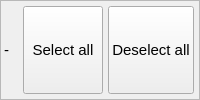
               <widget class="QFrame" name="frame_5">
                <property name="sizePolicy">
                 <sizepolicy hsizetype="Preferred" vsizetype="Minimum">
                  <horstretch>0</horstretch>
                  <verstretch>0</verstretch>
                 </sizepolicy>
                </property>
                <property name="minimumSize">
                 <size>
                  <width>0</width>
                  <height>0</height>
                 </size>
                </property>
                <property name="maximumSize">
                 <size>
                  <width>270</width>
                  <height>16777215</height>
                 </size>
                </property>
                <property name="frameShape">
                 <enum>QFrame::StyledPanel</enum>
                </property>
                <property name="frameShadow">
                 <enum>QFrame::Raised</enum>
                </property>
                <layout class="QHBoxLayout" name="horizontalLayout_9">
                 <property name="spacing">
                  <number>5</number>
                 </property>
                 <property name="leftMargin">
                  <number>0</number>
                 </property>
                 <property name="topMargin">
                  <number>5</number>
                 </property>
                 <property name="rightMargin">
                  <number>5</number>
                 </property>
                 <property name="bottomMargin">
                  <number>5</number>
                 </property>
                 <item>
                  <widget class="QLabel" name="nofViewersLabel">
                   <property name="sizePolicy">
                    <sizepolicy hsizetype="Minimum" vsizetype="Minimum">
                     <horstretch>0</horstretch>
                     <verstretch>0</verstretch>
                    </sizepolicy>
                   </property>
                   <property name="maximumSize">
                    <size>
                     <width>150</width>
                     <height>16777215</height>
                    </size>
                   </property>
                   <property name="font">
                    <font>
                     <pointsize>11</pointsize>
                    </font>
                   </property>
                   <property name="text">
                    <string>-</string>
                   </property>
                   <property name="alignment">
                    <set>Qt::AlignLeading|Qt::AlignLeft|Qt::AlignVCenter</set>
                   </property>
                   <property name="wordWrap">
                    <bool>true</bool>
                   </property>
                   <property name="indent">
                    <number>3</number>
                   </property>
                  </widget>
                 </item>
                 <item>
                  <widget class="QPushButton" name="selectAll">
                   <property name="sizePolicy">
                    <sizepolicy hsizetype="Minimum" vsizetype="Minimum">
                     <horstretch>0</horstretch>
                     <verstretch>0</verstretch>
                    </sizepolicy>
                   </property>
                   <property name="maximumSize">
                    <size>
                     <width>16777215</width>
                     <height>16777215</height>
                    </size>
                   </property>
                   <property name="font">
                    <font>
                     <pointsize>11</pointsize>
                    </font>
                   </property>
                   <property name="text">
                    <string>Select all</string>
                   </property>
                  </widget>
                 </item>
                 <item>
                  <widget class="QPushButton" name="deselectAll">
                   <property name="sizePolicy">
                    <sizepolicy hsizetype="Minimum" vsizetype="Minimum">
                     <horstretch>0</horstretch>
                     <verstretch>0</verstretch>
                    </sizepolicy>
                   </property>
                   <property name="maximumSize">
                    <size>
                     <width>16777215</width>
                     <height>16777215</height>
                    </size>
                   </property>
                   <property name="font">
                    <font>
                     <pointsize>11</pointsize>
                    </font>
                   </property>
                   <property name="text">
                    <string>Deselect all</string>
                   </property>
                  </widget>
                 </item>
                </layout>
               </widget>
